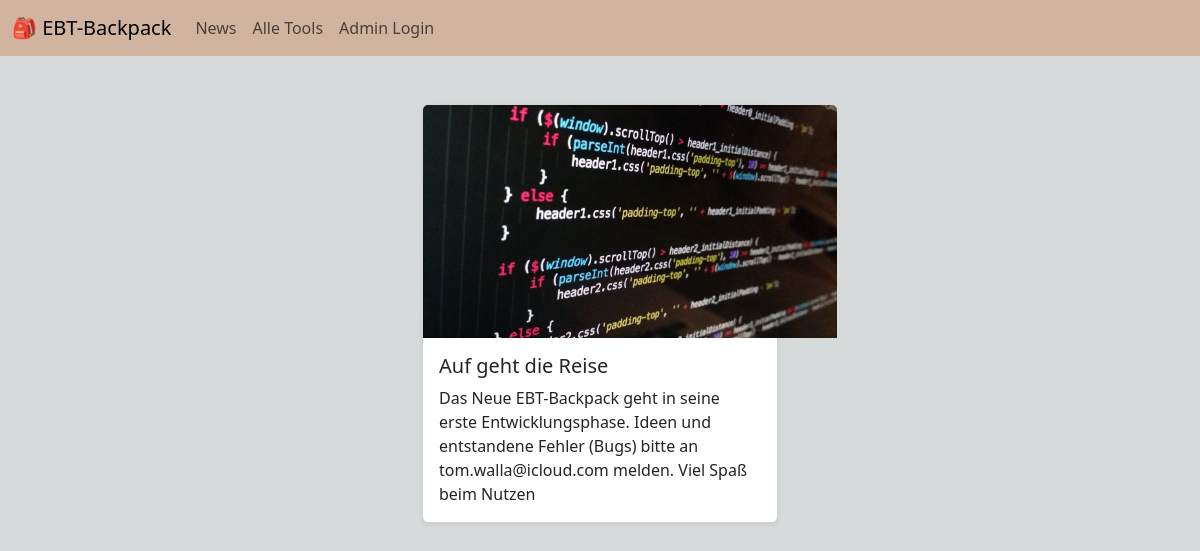
Before: / with the older database file.
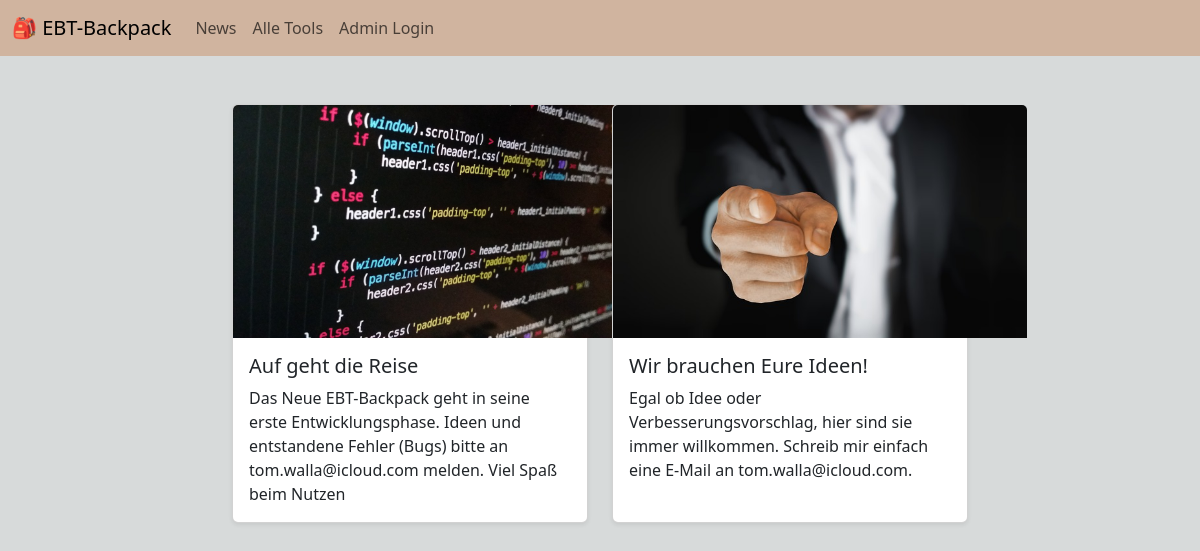
After: the same page with the newer database file.
### app.py (models this page shows)
class New_Card(db.Model):
    __tablename__ = "NewsCards"
    id = db.Column(db.Integer, primary_key=True)
    header = db.Column(db.String, unique=True, nullable=False)
    content = db.Column(db.String)
    author = db.Column(db.String)
    imagepath = db.Column(db.String)

### app.py (the view)
@app.route('/')
def news():
    news = New_Card.query.all()  # Abrufen aller News-Karten
    return render_template(
        'index.html',
        title="Home | EBT-Backpack",
        news=news
    )

### templates/index.html
{% extends 'base.html' %}
{% block content %}
<div class="container mt-5">
    <div class="row justify-content-center">
        {% for new in news %}
        <div class="col-lg-4 col-md-6 col-sm-12 d-flex align-items-stretch mb-4">
            <div class="card shadow-sm" style="width: 100%;">
                <img src="/static/IMG/{{new.imagepath}}" class="card-img-top" alt="{{new.header}}" style="height: 233px; width: 414px;;">
                <div class="card-body d-flex flex-column">
                    <h5 class="card-title">{{new.header}}</h5>
                    <p class="card-text">{{new.content}}</p>
                </div>
            </div>
        </div>
        {% endfor %}
    </div>
</div>
{% endblock content %}

### templates/base.html (shortened to what this page needs)
{% from 'bootstrap5/form.html' import render_form %}
<!DOCTYPE html>
<html lang="en">
<head>
    {{ bootstrap.load_css() }}
</head>
<body style="background-color: #d7dada; color: #201a1e;">
    <nav class="navbar navbar-expand-lg ", style="background-color: #d0b49f;">
        <div class="container-fluid">
          <a class="navbar-brand" href="#">🎒 EBT-Backpack</a>
          <div class="collapse navbar-collapse" id="navbarNav">
            <ul class="navbar-nav">
              <li class="nav-item">
                <a class="nav-link" href="{{url_for('news')}}">News</a>
              </li>
              <li class="nav-item">
                <a class="nav-link" href="{{url_for('tools_complete')}}">Alle Tools</a>
              </li>
              <li class="nav-item">
                <a class="nav-link" href="{{url_for('admin_login')}}">Admin Login</a>
              </li>
            </ul>
          </div>
        </div>
      </nav>
    {% block content %}
    {% endblock content %}
</body>
</html>

Changed rows visible on the page:
added New_Card: imagepath (picture), header "Wir brauchen Eure Ideen!", content "Egal ob Idee oder Verbesserungsvorschlag, hier sind sie immer willkommen. Schreib mir einfach eine E-Mail an tom.walla@icloud.com."
